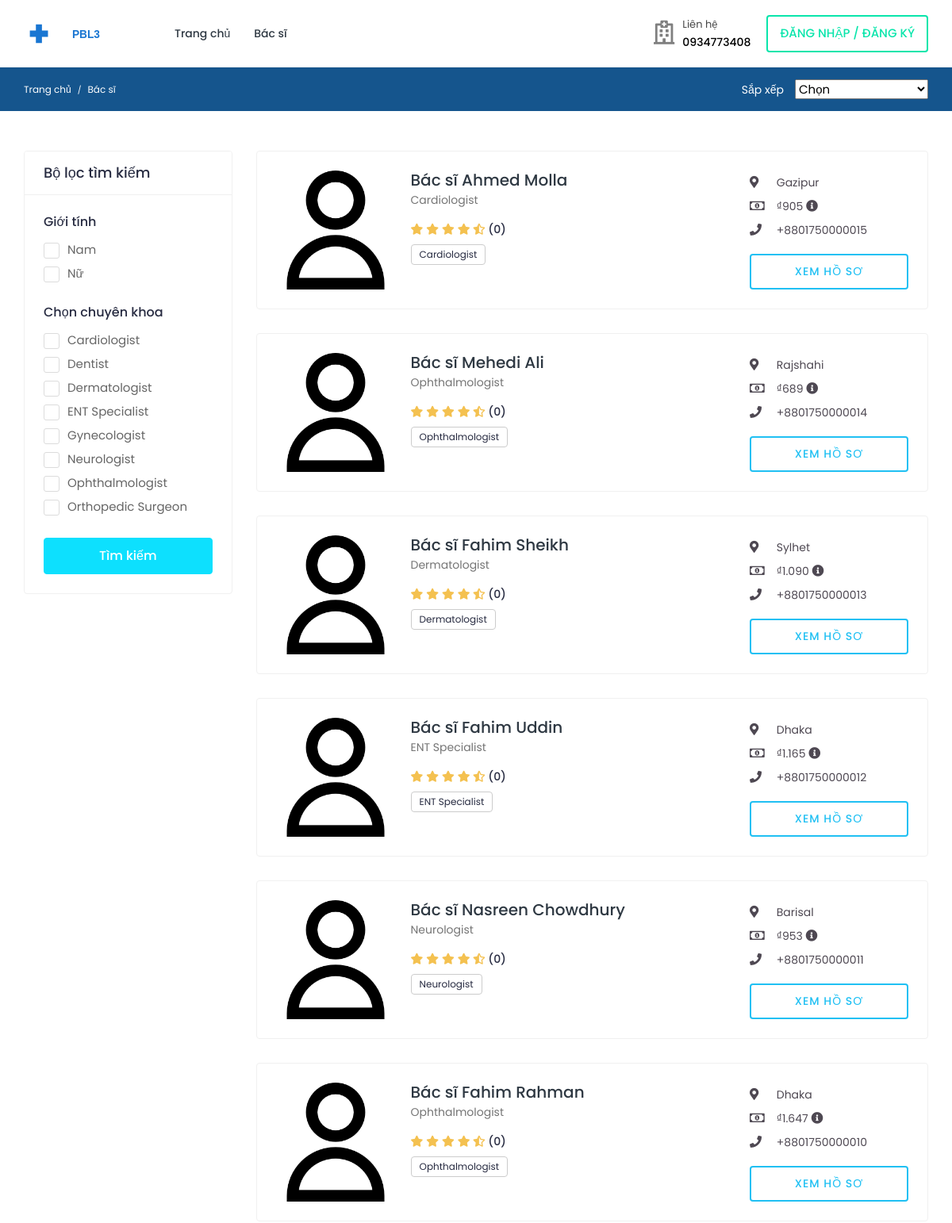
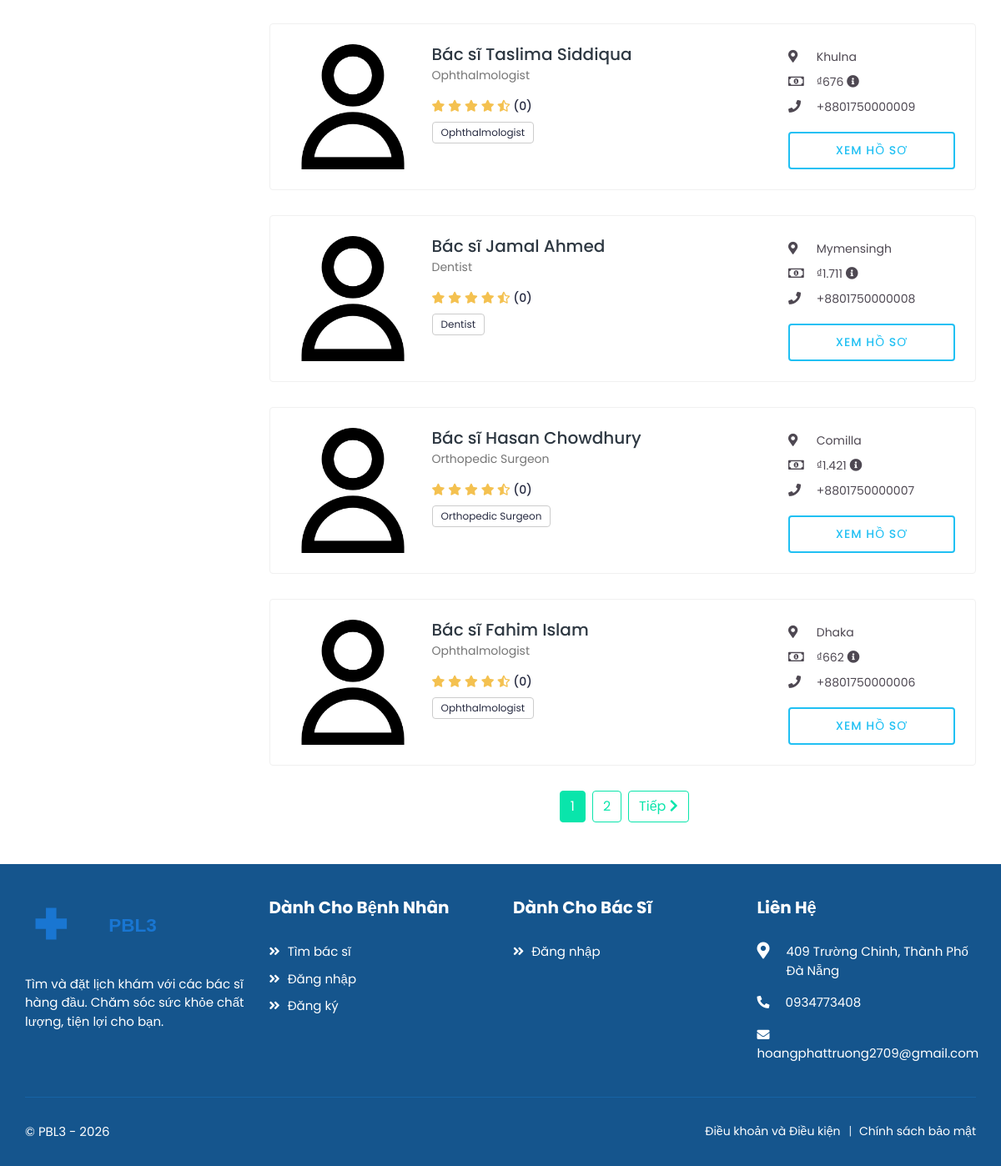
Page /doctors/list/ on the committed database (2 pictures, top to bottom).
### accounts/models.py (models this page shows, shortened)
class Profile(models.Model):
    user = models.OneToOneField(
        User, on_delete=models.CASCADE, related_name="profile"
    )
    avatar = models.ImageField(
        default="defaults/user.png", upload_to=profile_photo_directory_path
    )
    avatar_url = models.URLField(blank=True, null=True)
    phone = models.CharField(max_length=20, blank=True, null=True)
    dob = models.DateField(blank=True, null=True)
    about = models.TextField(blank=True, null=True)
    specialization = models.CharField(max_length=255, blank=True, null=True)
    gender = models.CharField(
        max_length=10,
        choices=[("male", "Nam"), ("female", "Nữ"), ("other", "Khác")],
        blank=True,
    )
    address = models.TextField(blank=True, null=True)
    city = models.CharField(max_length=100, blank=True)
    state = models.CharField(max_length=100, blank=True)
    postal_code = models.CharField(max_length=20, blank=True)
    country = models.CharField(max_length=100, blank=True)
    price_per_consultation = models.DecimalField(
        max_digits=10, decimal_places=2, null=True, blank=True
    )
    is_available = models.BooleanField(default=True)
    blood_group = models.CharField(
        max_length=5,
        choices=[
            ("A+", "A+"),
            ("A-", "A-"),
            ("B+", "B+"),
            ("B-", "B-"),
            ("O+", "O+"),
            ("O-", "O-"),
            ("AB+", "AB+"),
            ("AB-", "AB-"),
        ],
        blank=True,
        null=True,
    )
    allergies = models.TextField(blank=True, null=True)
    medical_conditions = models.TextField(blank=True, null=True)
    department = models.ForeignKey(
        "core.Department",
        on_delete=models.SET_NULL,
        null=True,
        blank=True,
        related_name="profiles",
    )
    class Meta:
        verbose_name = "Hồ sơ"
        verbose_name_plural = "Hồ sơ"
    @property
    def image(self):
        return (
            self.avatar.url
            if self.avatar.storage.exists(self.avatar.name)
            else "{}defaults/user.png".format(settings.MEDIA_URL)
        )

class  User(AbstractUser):
    class RoleChoices(models.TextChoices):
        DOCTOR = "doctor", "Doctor"
        PATIENT = "patient", "Patient"
        PHARMACIST = "pharmacist", "Pharmacist"
        DEPARTMENT_DOCTOR = "dept_doctor", "Department Doctor"
    username = models.CharField(max_length=30, unique=True)
    role = models.CharField(
        choices=RoleChoices.choices,
        max_length=20,
        default="patient",
        error_messages={"required": "Role must be provided"},
    )
    email = models.EmailField(
        blank=True,
        error_messages={
            "unique": "A user with that email already exists.",
        },
    )
    provider = models.CharField(max_length=32, blank=True, null=True)
    first_name = models.CharField(max_length=150, blank=True)
    last_name = models.CharField(max_length=150, blank=True)
    registration_number = models.IntegerField(null=True, blank=True)
    USERNAME_FIELD = "username"
    REQUIRED_FIELDS = []
    objects = CustomUserManager()
    class Meta:
        verbose_name = "Người dùng"
        verbose_name_plural = "Người dùng"
    def get_full_name(self):
        full_name = "%s %s" % (self.first_name, self.last_name)
        return full_name.strip() or self.username
    @property
    def rating(self):
        try:
            return float(self.average_rating)
        except Exception:
            return 0.0
    @property
    def average_rating(self):
        try:
            avg = self.reviews_received.aggregate(Avg("rating"))["rating__avg"]
            if avg is None:
                return 4.5
            return float(avg)
        except Exception:
            return 4.5
    @property
    def has_half_star(self):
        try:
            avg = float(self.average_rating)
            frac = avg - int(avg)
            return frac >= 0.5
        except Exception:
            return False

### doctors/views.py (the view, shortened to what this page needs)
# urls.py: path("list/", DoctorsListView.as_view(), name="list"),
class DoctorsListView(ListView):
    model = User
    context_object_name = "doctors"
    template_name = "doctors/list.html"
    paginate_by = 10
    def get_queryset(self):
        queryset = self.model.objects.filter(
            role=User.RoleChoices.DOCTOR, is_superuser=False, is_active=True
        ).select_related("profile")
        search_query = self.request.GET.get("q")
        gender = self.request.GET.getlist("gender")
        if gender:
            queryset = queryset.filter(profile__gender__in=gender)
        specializations = self.request.GET.getlist("specialization")
        if specializations:
            queryset = queryset.filter(
                profile__specialization__in=specializations
            )
        sort_by = self.request.GET.get("sort")
        if sort_by:
            if sort_by == "price_low":
                queryset = queryset.order_by("profile__price_per_consultation")
            elif sort_by == "price_high":
                queryset = queryset.order_by(
                    "-profile__price_per_consultation"
                )
            elif sort_by == "rating":
                queryset = queryset.order_by("-rating")
            elif sort_by == "experience":
                queryset = queryset.annotate(exp_count=Count("experiences")).order_by("-exp_count")
        else:
            queryset = queryset.order_by("-pk")
        return queryset
    def get_context_data(self, **kwargs):
        context = super().get_context_data(**kwargs)
        context["search_query"] = self.request.GET.get("q")
        specializations = (
            User.objects.filter(role=User.RoleChoices.DOCTOR, is_active=True)
            .exclude(profile__specialization__isnull=True)
            .values_list("profile__specialization", flat=True)
            .distinct()
        )
        context["specializations"] = sorted(
            list(filter(None, specializations))
        )
        context["selected_specializations"] = self.request.GET.getlist(
            "specialization"
        )
        context["selected_genders"] = self.request.GET.getlist("gender")
        context["selected_sort"] = self.request.GET.get("sort")
        return context

### core/templatetags/currency_filters.py (called while the page is built)
@register.filter
def vnd(value):
    if value is None:
        return ""
    try:
        val = int(Decimal(value))
    except Exception:
        try:
            val = int(value)
        except Exception:
            return value
    s = f"{val:,}".replace(',', '.')
    return f"₫{s}"

### templates/doctors/list.html (shortened to what this page needs)
{% extends 'base.html' %}
{% load static %}
{% load currency_filters %}
{% block content %}
    <div class="breadcrumb-bar">
        <div class="container-fluid">
            <div class="row align-items-center">
                <div class="col-md-8 col-12">
                    <nav aria-label="breadcrumb" class="page-breadcrumb">
                        <ol class="breadcrumb">
                            <li class="breadcrumb-item"><a href="{% url 'core:home' %}">Trang chủ</a></li>
                            <li class="breadcrumb-item active" aria-current="page">Bác sĩ</li>
                        </ol>
                    </nav>
                </div>
                <div class="col-md-4 col-12 d-md-block d-none">
                    <div class="sort-by mr-5">
                        <span class="sort-title">Sắp xếp</span>
                        <span class="sortby-fliter">
                            <select class="select" name="sort" onchange="updateSort(this.value)">
                                <option value="">Chọn</option>
                            </select>
                        </span>
                    </div>
                </div>
            </div>
        </div>
    </div>
    <div class="content">
        <div class="container-fluid">
            <div class="row">
                <div class="col-md-12 col-lg-4 col-xl-3 theiaStickySidebar">
                    <form method="get" action="{% url 'doctors:list' %}" class="card search-filter">
                        <div class="card-header">
                            <h4 class="card-title mb-0">Bộ lọc tìm kiếm</h4>
                        </div>
                        <div class="card-body">
                            <div class="filter-widget">
                                <h4>Giới tính</h4>
                                <div>
                                    <label class="custom_check">
                                        <span class="checkmark"></span> Nam
                                    </label>
                                </div>
                                <div>
                                    <label class="custom_check">
                                        <span class="checkmark"></span> Nữ
                                    </label>
                                </div>
                            </div>
                            <div class="filter-widget">
                                <h4>Chọn chuyên khoa</h4>
                                {% for specialization in specializations %}
                                    <div>
                                        <label class="custom_check">
                                            <span class="checkmark"></span> {{ specialization }}
                                        </label>
                                    </div>
                                {% endfor %}
                            </div>
                            <div class="btn-search">
                                <button type="submit" class="btn btn-block">Tìm kiếm</button>
                            </div>
                        </div>
                    </form>
                </div>
                <div class="col-md-12 col-lg-8 col-xl-9">
                    {% if doctors %}
                        {% for doctor in doctors %}
                            <div class="card">
                                <div class="card-body">
                                    <div class="doctor-widget">
                                        <div class="doc-info-left">
                                            <div class="doctor-img">
                                                <a href="{% url 'doctors:doctor-profile' doctor.username %}">
                                                    <img src="{{ doctor.profile.image }}" class="img-fluid" alt="{{ doctor.get_full_name }}">
                                                </a>
                                            </div>
                                            <div class="doc-info-cont">
                                                <h4 class="doc-name">
                                                    <a href="{% url 'doctors:doctor-profile' doctor.username %}">Bác sĩ {{ doctor.get_full_name }}</a>
                                                </h4>
                                                <p class="doc-speciality">{{ doctor.profile.specialization }}</p>
                                                <div class="rating">
                                                    <i class="fas fa-star {% if doctor.rating >= 1 %}filled{% endif %}"></i>
                                                    <i class="fas fa-star {% if doctor.rating >= 2 %}filled{% endif %}"></i>
                                                    <i class="fas fa-star {% if doctor.rating >= 3 %}filled{% endif %}"></i>
                                                    <i class="fas fa-star {% if doctor.rating >= 4 %}filled{% endif %}"></i>
                                                    {% if doctor.rating >= 5 %}
                                                        <i class="fas fa-star filled"></i>
                                                    {% elif doctor.has_half_star %}
                                                        <i class="fas fa-star-half-alt filled"></i>
                                                    {% else %}
                                                        <i class="fas fa-star"></i>
                                                    {% endif %}
                                                    <span class="d-inline-block average-rating">({{ doctor.reviews_received.count }})</span>
                                                </div>
                                                <div class="clinic-services">
                                                    <span>{{ doctor.profile.specialization }}</span>
                                                </div>
                                            </div>
                                        </div>
                                        <div class="doc-info-right">
                                            <div class="clini-infos">
                                                <ul>
                                                    <li><i class="fas fa-map-marker-alt"></i> {{ doctor.profile.city }}</li>
                                                    <li><i class="far fa-money-bill-alt"></i> {{ doctor.profile.price_per_consultation|vnd }} <i class="fas fa-info-circle" data-toggle="tooltip" title="Phí khám"></i></li>
                                                    <li><i class="fas fa-phone"></i> {{ doctor.profile.phone }}</li>
                                                </ul>
                                            </div>
                                            <div class="clinic-booking">
                                                <a class="view-pro-btn" href="{% url 'doctors:doctor-profile' doctor.username %}">Xem hồ sơ</a>
                                            </div>
                                        </div>
                                    </div>
                                </div>
                            </div>
                        {% endfor %}
                        {% if is_paginated %}
                        <div class="row">
                            <div class="col-md-12">
                                <div class="pagination justify-content-center">
                                    {% for num in page_obj.paginator.page_range %}
                                        {% if page_obj.number == num %}
                                            <a href="#" class="btn btn-primary mx-1">{{ num }}</a>
                                        {% elif num > page_obj.number|add:'-3' and num < page_obj.number|add:'3' %}
                                            <a href="?page={{ num }}" class="btn btn-outline-primary mx-1">{{ num }}</a>
                                        {% endif %}
                                    {% endfor %}
                                    {% if page_obj.has_next %}
                                        <a href="?page={{ page_obj.next_page_number }}" class="btn btn-outline-primary next-arrow ml-1">
                                            Tiếp <i class="fas fa-chevron-right"></i>
                                        </a>
                                    {% endif %}
                                </div>
                            </div>
                        </div>
                        {% endif %}
                    {% else %}
                        <div class="text-center">
                            <p>Không tìm thấy bác sĩ phù hợp.</p>
                        </div>
                    {% endif %}
                </div>
            </div>
        </div>
    </div>
{% endblock %}

### rows in the picture
Profile: specialization "Cardiologist"
Profile: specialization "Dentist"
Profile: specialization "Dermatologist"
Profile: specialization "ENT Specialist"
Profile: specialization "Neurologist"
Profile: specialization "Orthopedic Surgeon"
User: profile.image (placeholder picture), get_full_name "Ahmed Molla", profile.specialization "Cardiologist", reviews_received.count "0", profile.city "Gazipur", profile.price_per_consultation|vnd "₫905", profile.phone "+8801750000015"
User: profile.image (placeholder picture), get_full_name "Mehedi Ali", profile.specialization "Ophthalmologist", reviews_received.count "0", profile.city "Rajshahi", profile.price_per_consultation|vnd "₫689", profile.phone "+8801750000014"
User: profile.image (placeholder picture), get_full_name "Fahim Sheikh", profile.specialization "Dermatologist", reviews_received.count "0", profile.city "Sylhet", profile.price_per_consultation|vnd "₫1.090", profile.phone "+8801750000013"
User: profile.image (placeholder picture), get_full_name "Fahim Uddin", profile.specialization "ENT Specialist", reviews_received.count "0", profile.city "Dhaka", profile.price_per_consultation|vnd "₫1.165", profile.phone "+8801750000012"
User: profile.image (placeholder picture), get_full_name "Nasreen Chowdhury", profile.specialization "Neurologist", reviews_received.count "0", profile.city "Barisal", profile.price_per_consultation|vnd "₫953", profile.phone "+8801750000011"
User: profile.image (placeholder picture), get_full_name "Fahim Rahman", profile.specialization "Ophthalmologist", reviews_received.count "0", profile.city "Dhaka", profile.price_per_consultation|vnd "₫1.647", profile.phone "+8801750000010"
User: profile.image (placeholder picture), get_full_name "Taslima Siddiqua", profile.specialization "Ophthalmologist", reviews_received.count "0", profile.city "Khulna", profile.price_per_consultation|vnd "₫676", profile.phone "+8801750000009"
User: profile.image (placeholder picture), get_full_name "Jamal Ahmed", profile.specialization "Dentist", reviews_received.count "0", profile.city "Mymensingh", profile.price_per_consultation|vnd "₫1.711", profile.phone "+8801750000008"
User: profile.image (placeholder picture), get_full_name "Hasan Chowdhury", profile.specialization "Orthopedic Surgeon", reviews_received.count "0", profile.city "Comilla", profile.price_per_consultation|vnd "₫1.421", profile.phone "+8801750000007"
User: profile.image (placeholder picture), get_full_name "Fahim Islam", profile.specialization "Ophthalmologist", reviews_received.count "0", profile.city "Dhaka", profile.price_per_consultation|vnd "₫662", profile.phone "+8801750000006"

### other values in the picture
{{ specialization }} "Gynecologist" "Ophthalmologist"
{{ num }} "1"
{{ num }} "2"
